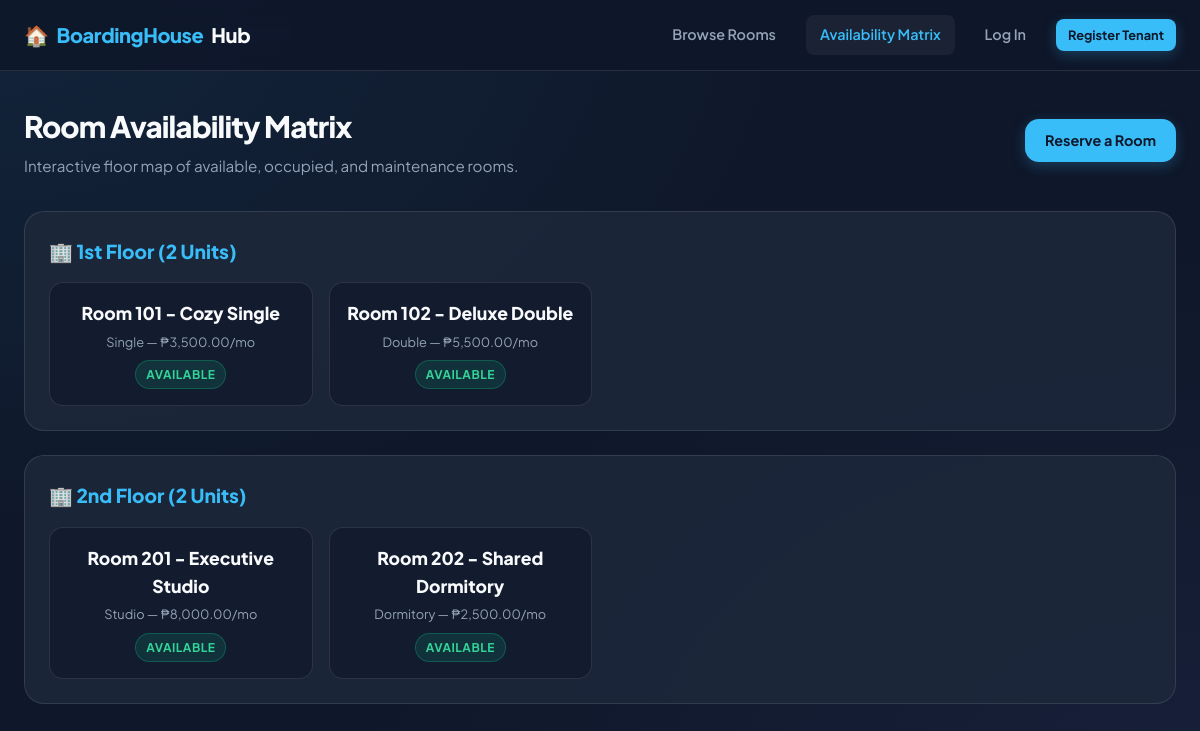
Page /availability.php on the committed database.
### tables this page shows
CREATE TABLE IF NOT EXISTS `rooms` (
    `id` INT AUTO_INCREMENT PRIMARY KEY,
    `name` VARCHAR(100) NOT NULL,
    `type` VARCHAR(50) NOT NULL,
    `price` DECIMAL(10,2) NOT NULL,
    `capacity` INT NOT NULL DEFAULT 1,
    `floor` VARCHAR(20) DEFAULT '1st Floor',
    `status` ENUM('Available', 'Occupied', 'Maintenance') DEFAULT 'Available',
    `image` VARCHAR(255) NULL,
    `description` TEXT,
    `created_at` TIMESTAMP DEFAULT CURRENT_TIMESTAMP
);

### config.php (called while the page is built, shortened)
<?php
function e($string)
{
    return htmlspecialchars($string ?? '', ENT_QUOTES, 'UTF-8');
}
function formatMoney($amount)
{
    return '₱' . number_format((float) $amount, 2);
}

### availability.php (the view, shortened to what this page needs)
<?php
require_once __DIR__ . '/config.php';
$pdo = getDB();
$rooms = $pdo->query("SELECT * FROM `rooms` ORDER BY `floor` ASC, `id` ASC")->fetchAll();
$floors = [];
foreach ($rooms as $r) {
    $floorName = !empty($r['floor']) ? $r['floor'] : 'General Floor';
    $floors[$floorName][] = $r;
}
include __DIR__ . '/includes/header.php';
include __DIR__ . '/includes/navbar.php';
?>
<div class="container">
    <div class="page-header">
        <div>
            <h1 class="page-title">Room Availability Matrix</h1>
            <p class="page-subtitle">Interactive floor map of available, occupied, and maintenance rooms.</p>
        </div>
        <a href="index.php" class="btn btn-primary">Reserve a Room</a>
    </div>
    <?php foreach ($floors as $floorName => $floorRooms): ?>
        <div style="background: var(--bg-card); border: 1px solid var(--border); border-radius: var(--radius-lg); padding: 24px; margin-bottom: 24px;">
            <div style="font-size: 1.2rem; font-weight: 800; margin-bottom: 16px; color: var(--primary); display: flex; align-items: center; gap: 8px;">
                🏢 <?= e($floorName); ?> (<?= count($floorRooms); ?> Units)
            </div>
            <div style="display: grid; grid-template-columns: repeat(auto-fill, minmax(220px, 1fr)); gap: 16px;">
                <?php foreach ($floorRooms as $r): ?>
                    <div style="background: rgba(15, 23, 42, 0.6); border: 1px solid var(--border); border-radius: var(--radius-md); padding: 16px; text-align: center;">
                        <div style="font-size: 1.1rem; font-weight: 800; color: var(--text-main); margin-bottom: 4px;"><?= e($r['name']); ?></div>
                        <div style="font-size: 0.8rem; color: var(--text-muted); margin-bottom: 8px;"><?= e($r['type']); ?> — <?= formatMoney($r['price']); ?>/mo</div>
                        <div>
                            <span class="badge badge-<?= strtolower($r['status']); ?>">
                                <?= e(ucfirst($r['status'])); ?>
                            </span>
                        </div>
                    </div>
                <?php endforeach; ?>
            </div>
        </div>
    <?php endforeach; ?>
</div>
<?php include __DIR__ . '/includes/footer.php'; ?>

### css/style.css (style rules this page uses)
:root { --bg-main: #0f172a; --bg-card: rgba(30, 41, 59, 0.85); --bg-card-hover: rgba(51, 65, 85, 0.95); --border: rgba(255, 255, 255, 0.1); --border-hover: rgba(56, 189, 248, 0.4); --primary: #38bdf8; --primary-hover: #0284c7; --primary-glow: rgba(56, 189, 248, 0.25); --secondary: #334155; --secondary-hover: #475569; --accent: #818cf8; --success: #10b981; --success-bg: rgba(16, 185, 129, 0.15); --warning: #f59e0b; --warning-bg: rgba(245, 158, 11, 0.15); --danger: #ef4444; --danger-bg: rgba(239, 68, 68, 0.15); --text-main: #f8fafc; --text-muted: #94a3b8; --text-dark: #0f172a; --radius-sm: 8px; --radius-md: 14px; --radius-lg: 20px; --shadow-sm: 0 4px 6px -1px rgba(0, 0, 0, 0.2); --shadow-md: 0 10px 15px -3px rgba(0, 0, 0, 0.3); --shadow-lg: 0 20px 25px -5px rgba(0, 0, 0, 0.4); --transition: all 0.25s cubic-bezier(0.4, 0, 0.2, 1); }
* { margin: 0; padding: 0; box-sizing: border-box; font-family: 'Plus Jakarta Sans', -apple-system, BlinkMacSystemFont, sans-serif; }
body { background-color: var(--bg-main); background-image: radial-gradient(at 0% 0%, rgba(56, 189, 248, 0.08) 0px, transparent 50%), radial-gradient(at 100% 100%, rgba(129, 140, 248, 0.08) 0px, transparent 50%); color: var(--text-main); min-height: 100vh; line-height: 1.6; padding-bottom: 60px; }
.container { max-width: 1200px; margin: 32px auto; padding: 0 24px; }
.page-header { display: flex; align-items: center; justify-content: space-between; margin-bottom: 32px; flex-wrap: wrap; gap: 16px; }
.page-title { font-size: 1.85rem; font-weight: 800; letter-spacing: -0.03em; }
.page-subtitle { color: var(--text-muted); font-size: 0.95rem; margin-top: 4px; }
.btn { display: inline-flex; align-items: center; justify-content: center; gap: 8px; padding: 10px 20px; font-size: 0.9rem; font-weight: 700; border-radius: var(--radius-md); border: none; cursor: pointer; text-decoration: none; transition: var(--transition); outline: none; }
.btn-primary { background: var(--primary); color: var(--text-dark); box-shadow: 0 4px 14px var(--primary-glow); }
.badge { display: inline-flex; align-items: center; padding: 4px 10px; border-radius: 9999px; font-size: 0.75rem; font-weight: 700; text-transform: uppercase; letter-spacing: 0.04em; }
.badge-available { background: var(--success-bg); color: #34d399; border: 1px solid rgba(16, 185, 129, 0.3); }

### rows in the picture
rooms: name "Room 101 - Cozy Single", type "Single", price "₱3,500.00", status "AVAILABLE"
rooms: name "Room 102 - Deluxe Double", type "Double", price "₱5,500.00", status "AVAILABLE"
rooms: floor "2nd Floor", count($floorRooms) "2", name "Room 202 - Shared Dormitory", type "Dormitory", price "₱2,500.00", status "AVAILABLE"
rooms: name "Room 201 - Executive Studio", type "Studio", price "₱8,000.00", status "AVAILABLE"

### other values in the picture
$floorName "1st Floor"
count($floorRooms) "2"
